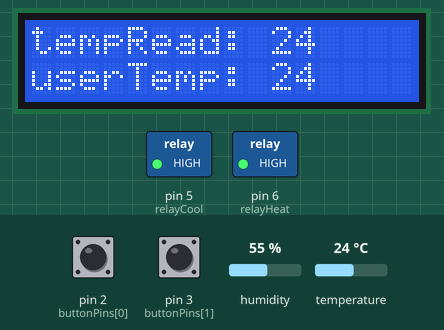
Simulated run of this program. Board: Arduino Nano, built with avr-gcc and run on an emulated ATmega328P. On the bench: 16×2 character LCD, switched loads named in the program (green lamp = pin HIGH). The inputs (shaded band) are chosen by the test bench; at power-on: pin 3 (buttonPins[1]) HIGH, temperature 24 °C, pin 2 (buttonPins[0]) HIGH, humidity 55 %. What the program prints to the serial monitor is not drawn.

Above: at 1.2 s.
1.3 s: pin 3 (buttonPins[1]) pulled LOW for 0.15 s
At 2.2 s:
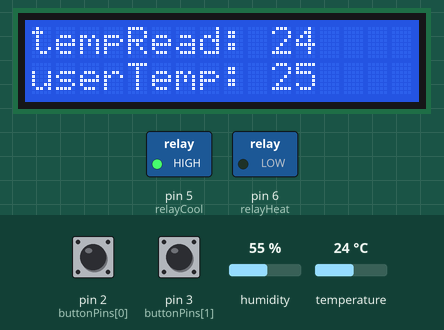
2.9 s: temperature set to 12 °C
At 5.1 s:
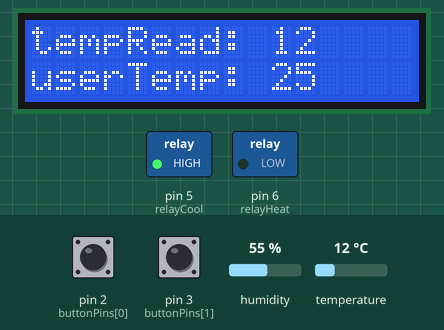
5.6 s: pin 2 (buttonPins[0]) pulled LOW for 0.15 s
At 6.6 s:
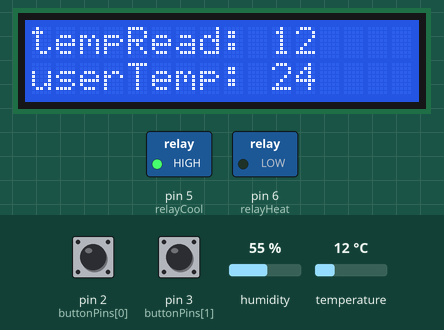
7.2 s: pin 2 (buttonPins[0]) pulled LOW for 1 s
At 7.8 s:
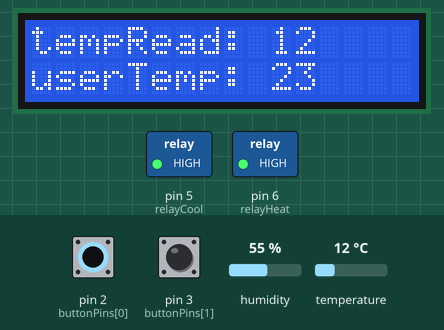
9.7 s: temperature set to 19 °C
At 11.0 s:
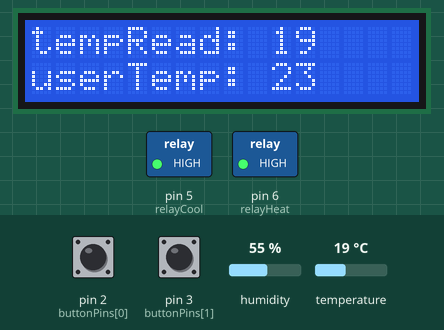
11.7 s: pin 3 (buttonPins[1]) pulled LOW for 1 s
At 12.6 s:
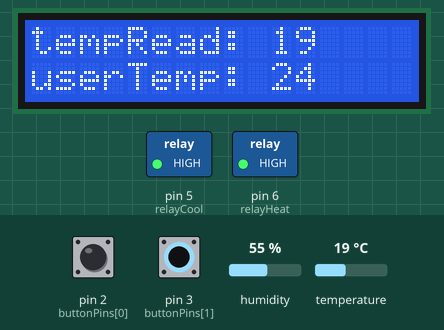
Timing chart, 0 to 60.6 s (numbered marks = the images above; inputs shaded):
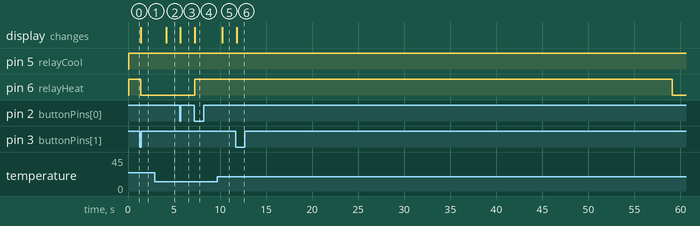

The program:

main.cpp
```cpp
#include <Arduino.h>
#include <Adafruit_Sensor.h>
#include <DHT.h>
#include <DHT_U.h>
#include <LiquidCrystal.h>

#define noOfButtons 2
#define bounceDelay 20
#define minButtonPress 3

// CONEXIONES NECESARIAS
const int dhtPin=4;                                //Pin de dato del sensor
const int rs=7, en=8, d4=9, d5=10, d6=11, d7=12;   //Pines del display
const int relayCool=5, relayHeat=6;                //Pines de los reles (realyCool = Celda peltier | relayHeat = Resistencia)
const int buttonPins[] = {2,3};                //Botones de config.
// INICIALIZACION

DHT dht(dhtPin, DHT11);
LiquidCrystal lcd(rs, en, d4, d5, d6, d7);

// VARIABLES
/*-------------------Flags-----------------------*/

bool clockFlag = 0;       //Flag de la interrupción.
bool heatState = 1;       //Flag de calefacción.
bool stopState = 1;       //Flag de funcionamiento.
byte operationState = 0;  //Estado de funcionamiento del equipo

/*-------------------Botonera---------------------*/

unsigned long previousMillis[noOfButtons];
byte pressCount[noOfButtons];
byte userTemp = 24; //seteamos un valor inicial de temperatura

int tempRead;
int tempSum;
int tempAvg;
unsigned int seconds = 0;

byte userTempUpdate(byte buttonNumber, byte userValue);
void debounce() {
  byte i;
  unsigned long currentMillis = millis();
  for (i = 0; i < noOfButtons; ++i) {
    if (digitalRead(buttonPins[i])) {
      previousMillis[i] = currentMillis;
      pressCount[i] = 0;
    } else {
      if (currentMillis - previousMillis[i] > bounceDelay) {
        previousMillis[i] = currentMillis;
        ++pressCount[i];
        if (pressCount[i] == minButtonPress) {
          userTemp = userTempUpdate(i, userTemp);
        }
      }
    }
  }
}

byte userTempUpdate(byte buttonNumber, byte userValue) {
  //Se asegura que el usuario no pueda ingresar valores superiores a ciertos limites.
  if (buttonNumber == 1 && userValue < 30) {userValue += 1;}
  if (buttonNumber == 0 && userValue > 5) {userValue -= 1;}
  return userValue;
}

bool heatStateUpdate (int readTemp, byte userValue, bool lastHeatState, byte modifier) {
  bool update;
  if (lastHeatState) {update = (readTemp > userValue + (modifier * 2));}
  else {update = (readTemp < userValue - (modifier * 2));}
  return update ? !lastHeatState : lastHeatState;
}

/// @brief Verifica si el equipo se encuentra en estado detenido.
/// @param readTemp Temperatura leida por el sensor.
/// @param userValue Temperatura seteada por el usuario.
/// @param modifier Modificador del umbral de temperatura.
/// @param heatFlag Variable que define si el equipo enfría o calienta.
/// @param lastStopState Ultimo estado del equipo.
/// @return Estado del funcionamiento.
bool stopStateUpdate(int readTemp, byte userValue, byte modifier, bool heatFlag, bool lastStopState) {
  bool stop = 0;
  //Primero se compara si el equipo estaba detenido.
  if (!lastStopState) {
    //Si no lo esta, revisa si debe detenerse de acuerdo a si esta enfriando o calentando.
    if (heatFlag) {stop = (readTemp > userValue && readTemp >= userValue + modifier);}
    else {stop = (readTemp < userValue && readTemp <= userValue - modifier);}
  }
  //Si lo esta, se compara si el equipo debe seguir detenido o si debe volver a actuar.
  else {
    if (heatFlag) {stop = (readTemp >= userValue);}
    else {stop = (readTemp <= userValue);}
    }

  return stop;
}

/// @brief Actualiza el estado de funcionamiento del equipo.
/// @param stopFlag Indica si el equipo debe detenerse.
/// @param heatFlag Variable que define si el equipo enfría o calienta.
/// @return Estado de funcionamiento.
byte operationStateUpdate(bool stopFlag, bool heatFlag) {
  return stopFlag ? 0 : heatFlag ? 1 : 2;
}

/// @brief Controla los actuadores del equipo.
/// @param actuator0 Actuador que se encarga de calentar el dispositivo.
/// @param actuator1 Actuador que se encarga de enfriar el equipo.
/// @param state Estado de funcionamiento del equipo.
void operation(int actuator0, int actuator1, int state) {
  //Dependiendo el estado del equipo, se activan o desactivan los relés correspondientes.
  //NOTA: en este caso los reles actuan en estado bajo(LOW)
  switch (state) {
    case 0:
      digitalWrite(actuator0, HIGH);
      digitalWrite(actuator1, HIGH);
      break;
    case 1:
      digitalWrite(actuator0, LOW);
      digitalWrite(actuator1, HIGH);
      break;
    case 2:
      digitalWrite(actuator0, HIGH);
      digitalWrite(actuator1, LOW);
    default:
      break;
  }
}

/// @brief Actualiza el diplay del equipo.
/// @param readTemp Temperatura leida por el sensor.
/// @param userValue Temperatura seteada por el usuario.
void displayUpdate(int readTemp, byte userValue) {
  lcd.setCursor(10,0);
  lcd.print(readTemp);
  lcd.setCursor(10,1);
  lcd.print(userValue);
  lcd.print(" ");
}

/// @brief Información que se envía al puerto serie.
void serialInfo() {
  Serial.print("operationState: ");
  Serial.println(operationState);
  Serial.print("stopState: ");
  Serial.println(stopState);
  Serial.print("heatState: ");
  Serial.println(heatState);
  Serial.print("userTemp: ");
  Serial.println(userTemp);
  Serial.print("tempRead: ");
  Serial.println(tempRead);
  Serial.print("tempSum: ");
  Serial.println(tempSum);
  Serial.print("tempAvg: ");
  Serial.println(tempAvg);
}

void setup() {
  Serial.begin(9600);
  dht.begin();
  lcd.begin(16,2);
  lcd.print("tempRead: ");
  lcd.setCursor(0,1);
  lcd.print("userTemp: ");
  byte i;
  for (i = 0; i < noOfButtons; ++i) {
    pinMode(buttonPins[i], INPUT_PULLUP);
  }
  pinMode(relayHeat, OUTPUT);
  pinMode(relayCool, OUTPUT);
  tempAvg = dht.readTemperature();
  //Activación de interrupción por timer
  //Para esto modificamos registros del micro
  //Más información en https://electronoobs.com/eng_arduino_tut140.php
  cli();
  TCCR1A = 0;
  TCCR1B = 0;
  TCCR1B |= B00000100;
  TIMSK1 |= B00000010;
  OCR1A = 62500;
  sei();
  Serial.println("READY");
}

void loop() {
  //Se lee la temperatura del sensor.
  tempRead = dht.readTemperature();
  debounce();
  heatState = heatStateUpdate(tempAvg, userTemp, heatState, 1);
  stopState = stopStateUpdate(tempAvg, userTemp, 1, heatState, stopState);
  operationState = operationStateUpdate(stopState, heatState);
  operation(relayHeat, relayCool, operationState);
  displayUpdate(static_cast<int>(tempRead), userTemp);
  // Se verifica que la interrupción halla ocurrido
  if (clockFlag) {
    // Contamos los segundos, transcurrido 60segundos se envia información al puerto serie
    seconds++;

    if (!isnan(tempRead)) {tempSum += tempRead;}
    else {seconds--;}

    if (seconds % 5 == 0) {serialInfo();}
    if (seconds % 60 == 0) {
      tempAvg = round(tempSum / seconds);
      tempSum = 0;
      seconds = 0;
      }

    clockFlag = 0;
  }
}

//Función de interrupción
ISR(TIMER1_COMPA_vect) {
  TCNT1 = 0;
  clockFlag = 1;
}
```

Measured:
- after the input at 1.3 s, pin 6 (relayHeat): HIGH → LOW after 0.06 s; the display: changes after 0.06 s (image 1)
- after the input at 2.9 s, the display: changes after 1.3 s (image 2)
- after the input at 5.6 s, the display: changes after 0.06 s (image 3)
- after the input at 7.2 s, pin 6 (relayHeat): LOW → HIGH after 0.06 s; the display: changes after 0.06 s (image 4)
- after the input at 9.7 s, the display: changes after 0.52 s (image 5)
- after the input at 11.7 s, the display: changes after 0.13 s (image 6)
